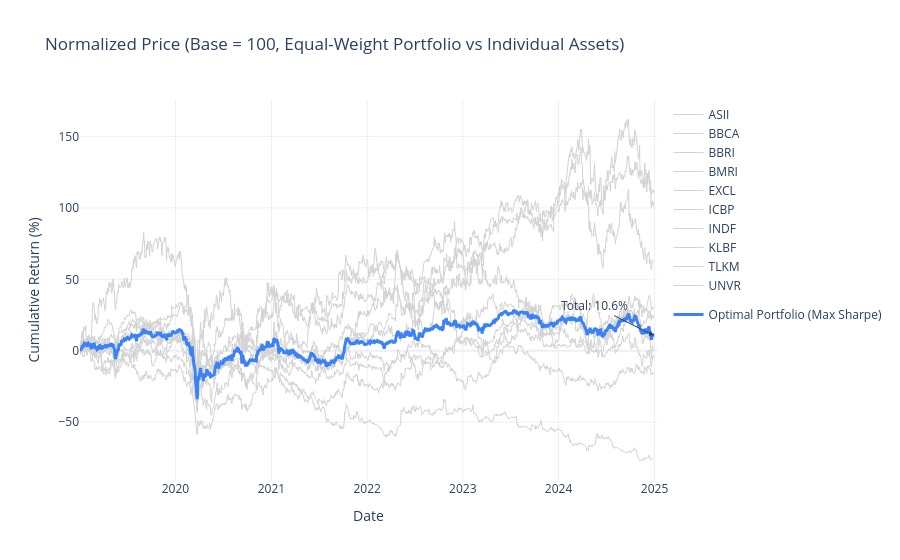

Notebook code for this chart:
### Markdown cell above
## 2. Normalized Price Performance

### Code cell
n_assets = len(prices.columns)
equal_weights = np.array([1/n_assets] * n_assets)
fig = plot_cumulative_returns(prices, equal_weights, list(prices.columns))
fig.update_layout(title='Normalized Price (Base = 100, Equal-Weight Portfolio vs Individual Assets)')
fig.show()

### Figure 1 — Plotly figure (JSON) as saved in the notebook; plotly's stock layout.template omitted (floating-point values rounded to 4 significant figures; data arrays with more than 128 entries replaced by an {"elided": "..."} marker saying what was removed)
{"data": [{"legendgroup": "Assets", "line": {"color": "lightgray", "width": 1}, "mode": "lines", "name": "ASII", "showlegend": true, "type": "scatter", "x": {"elided": "1468 str values"}, "y": {"elided": "1468 float values"}}, {"legendgroup": "Assets", "line": {"color": "lightgray", "width": 1}, "mode": "lines", "name": "BBCA", "showlegend": true, "type": "scatter", "x": {"elided": "1468 str values"}, "y": {"elided": "1468 float values"}}, {"legendgroup": "Assets", "line": {"color": "lightgray", "width": 1}, "mode": "lines", "name": "BBRI", "showlegend": true, "type": "scatter", "x": {"elided": "1468 str values"}, "y": {"elided": "1468 float values"}}, {"legendgroup": "Assets", "line": {"color": "lightgray", "width": 1}, "mode": "lines", "name": "BMRI", "showlegend": true, "type": "scatter", "x": {"elided": "1468 str values"}, "y": {"elided": "1468 float values"}}, {"legendgroup": "Assets", "line": {"color": "lightgray", "width": 1}, "mode": "lines", "name": "EXCL", "showlegend": true, "type": "scatter", "x": {"elided": "1468 str values"}, "y": {"elided": "1468 float values"}}, {"legendgroup": "Assets", "line": {"color": "lightgray", "width": 1}, "mode": "lines", "name": "ICBP", "showlegend": true, "type": "scatter", "x": {"elided": "1468 str values"}, "y": {"elided": "1468 float values"}}, {"legendgroup": "Assets", "line": {"color": "lightgray", "width": 1}, "mode": "lines", "name": "INDF", "showlegend": true, "type": "scatter", "x": {"elided": "1468 str values"}, "y": {"elided": "1468 float values"}}, {"legendgroup": "Assets", "line": {"color": "lightgray", "width": 1}, "mode": "lines", "name": "KLBF", "showlegend": true, "type": "scatter", "x": {"elided": "1468 str values"}, "y": {"elided": "1468 float values"}}, {"legendgroup": "Assets", "line": {"color": "lightgray", "width": 1}, "mode": "lines", "name": "TLKM", "showlegend": true, "type": "scatter", "x": {"elided": "1468 str values"}, "y": {"elided": "1468 float values"}}, {"legendgroup": "Assets", "line": {"color": "lightgray", "width": 1}, "mode": "lines", "name": "UNVR", "showlegend": true, "type": "scatter", "x": {"elided": "1468 str values"}, "y": {"elided": "1468 float values"}}, {"line": {"color": "#3B82F6", "width": 3}, "mode": "lines", "name": "Optimal Portfolio (Max Sharpe)", "type": "scatter", "x": {"elided": "1468 str values"}, "y": {"elided": "1468 float values"}}], "layout": {"annotations": [{"arrowhead": 2, "ax": -60, "ay": -30, "showarrow": true, "text": "Total: 10.6%", "x": "2024-12-30T00:00:00", "y": 10.63}], "hovermode": "x unified", "title": {"text": "Normalized Price (Base = 100, Equal-Weight Portfolio vs Individual Assets)"}, "xaxis": {"title": {"text": "Date"}}, "yaxis": {"title": {"text": "Cumulative Return (%)"}}}}
